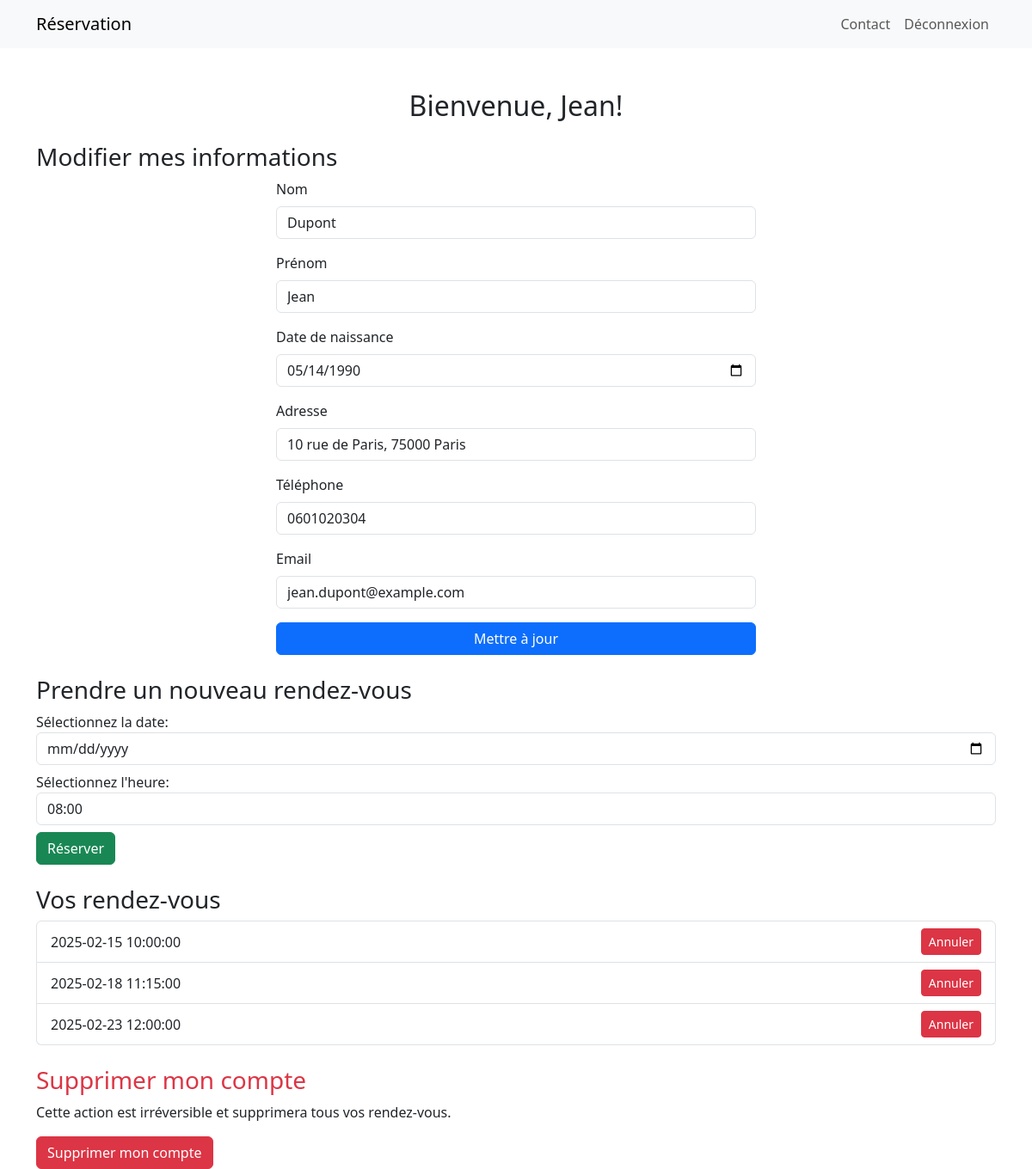
/dashboard.php (signed in), run on the app's committed database.
### tables this page shows
CREATE TABLE users (
    id INT AUTO_INCREMENT PRIMARY KEY,
    nom VARCHAR(50) NOT NULL,
    prenom VARCHAR(50) NOT NULL,
    date_naissance DATE NOT NULL,
    adresse VARCHAR(255) NOT NULL,
    telephone VARCHAR(15) NOT NULL,
    email VARCHAR(100) NOT NULL UNIQUE,
    password VARCHAR(255) NOT NULL,
    email_verifie BOOLEAN DEFAULT FALSE
);

CREATE TABLE reservations (
    id INT AUTO_INCREMENT PRIMARY KEY,
    user_id INT NOT NULL,
    date_heure DATETIME NOT NULL,
    FOREIGN KEY (user_id) REFERENCES users(id) ON DELETE CASCADE
);

### dashboard.php (the view, shortened to what this page needs)
<?php
require 'db_connect.php';
$user_id = $_SESSION['user_id'];
$stmt = $conn->prepare("SELECT nom, prenom, date_naissance, adresse, telephone, email FROM users WHERE id = ?");
$stmt->bind_param("i", $user_id);
$stmt->execute();
$result = $stmt->get_result();
$user = $result->fetch_assoc();
$stmt = $conn->prepare("SELECT id, date_heure FROM reservations WHERE user_id = ? ORDER BY date_heure ASC");
$stmt->bind_param("i", $user_id);
$stmt->execute();
$reservations = $stmt->get_result();
?>
<!DOCTYPE html>
<html lang="fr">
<head>
    <link rel="stylesheet" href="https://cdn.jsdelivr.net/npm/bootstrap@5.3.0/dist/css/bootstrap.min.css">
</head>
<body>
    <nav class="navbar navbar-expand-lg navbar-light bg-light">
        <div class="container">
            <a class="navbar-brand" href="#">Réservation</a>
            <div class="collapse navbar-collapse" id="navbarNav">
                <ul class="navbar-nav ms-auto">
                    <li class="nav-item"><a class="nav-link" href="contact.php">Contact</a></li>
                    <li class="nav-item"><a class="nav-link" href="logout.php">Déconnexion</a></li>
                </ul>
            </div>
        </div>
    </nav>
    <div class="container mt-5">
        <h2 class="text-center">Bienvenue, <?= htmlspecialchars($user['prenom']) ?>!</h2>
        <h3 class="mt-4">Modifier mes informations</h3>
        <form method="POST" class="w-50 mx-auto">
            <div class="mb-3">
                <label class="form-label">Nom</label>
                <input type="text" name="nom" class="form-control" value="<?= htmlspecialchars($user['nom']) ?>" required>
            </div>
            <div class="mb-3">
                <label class="form-label">Prénom</label>
                <input type="text" name="prenom" class="form-control" value="<?= htmlspecialchars($user['prenom']) ?>" required>
            </div>
            <div class="mb-3">
                <label class="form-label">Date de naissance</label>
                <input type="date" name="date_naissance" class="form-control" value="<?= htmlspecialchars($user['date_naissance']) ?>" required>
            </div>
            <div class="mb-3">
                <label class="form-label">Adresse</label>
                <input type="text" name="adresse" class="form-control" value="<?= htmlspecialchars($user['adresse']) ?>" required>
            </div>
            <div class="mb-3">
                <label class="form-label">Téléphone</label>
                <input type="text" name="telephone" class="form-control" value="<?= htmlspecialchars($user['telephone']) ?>" required>
            </div>
            <div class="mb-3">
                <label class="form-label">Email</label>
                <input type="email" name="email" class="form-control" value="<?= htmlspecialchars($user['email']) ?>" required>
            </div>
            <button type="submit" name="update_info" class="btn btn-primary w-100">Mettre à jour</button>
        </form>
        <h3 class="mt-4">Prendre un nouveau rendez-vous</h3>
        <form action="book_appointments.php" method="POST">
            <label for="date">Sélectionnez la date:</label>
            <input type="date" name="date" required class="form-control mb-2">
            <label for="time">Sélectionnez l'heure:</label>
            <select name="time" required class="form-control mb-2">
                <option value="08:00">08:00</option>
            </select>
            <button type="submit" class="btn btn-success">Réserver</button>
        </form>
        <h3 class="mt-4">Vos rendez-vous</h3>
        <ul class="list-group">
            <?php while ($row = $reservations->fetch_assoc()): ?>
                <li class="list-group-item d-flex justify-content-between align-items-center">
                    <?= htmlspecialchars($row['date_heure']) ?>
                    <a href="cancel_appointment.php?id=<?= $row['id'] ?>" class="btn btn-danger btn-sm">Annuler</a>
                </li>
            <?php endwhile; ?>
        </ul>
        <h3 class="mt-4 text-danger">Supprimer mon compte</h3>
        <p>Cette action est irréversible et supprimera tous vos rendez-vous.</p>
        <form method="POST">
            <button type="submit" name="delete_account" class="btn btn-danger">Supprimer mon compte</button>
        </form>
    </div>
</body>
</html>

### data on the page
users: prenom "Jean", nom "Dupont", date_naissance "05/14/1990", adresse "10 rue de Paris, 75000 Paris", telephone "0601020304", email "jean.dupont@example.com"
reservations: date_heure "2025-02-15 10:00:00"
reservations: date_heure "2025-02-18 11:15:00"
reservations: date_heure "2025-02-23 12:00:00"
